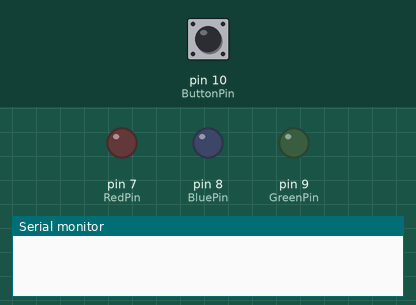
Simulated run of this sketch. Board: Arduino Uno, built with avr-gcc and run on an emulated ATmega328P. Shown: output pins drawn as LEDs (lit = HIGH), the last lines printed to the serial monitor. Dashed ring = blinking. The inputs (shaded band) are chosen by the test bench; at power-on: pin 10 (ButtonPin) LOW.

Above: at 1.2 s.
1.3 s: pin 10 (ButtonPin) pulled HIGH for 1 s
At 3.0 s:
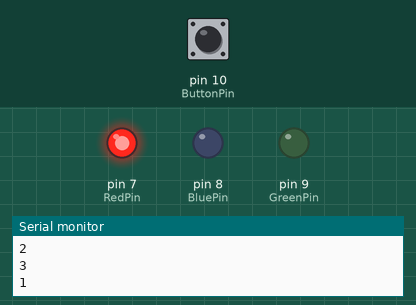
3.8 s: pin 10 (ButtonPin) pulled HIGH for 0.15 s
At 4.8 s:
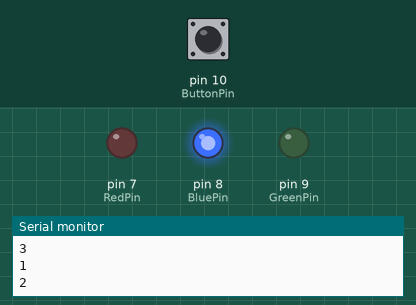
5.4 s: pin 10 (ButtonPin) pulled HIGH for 3.2 s
At 8.7 s:
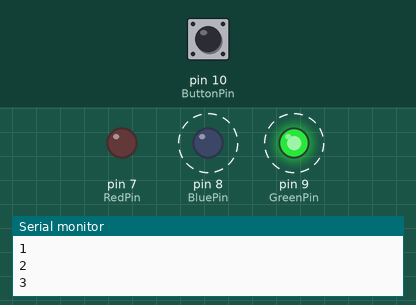
Timing chart, 0 to 10.2 s (numbered marks = the images above; inputs shaded):
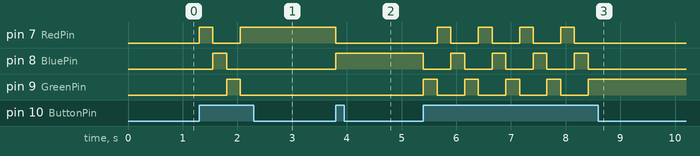

Measured:
- after the input at 1.3 s, pin 7 (RedPin): LOW → HIGH at once, → LOW 0.25 s later, → HIGH 0.50 s later; pin 8 (BluePin): LOW → HIGH after 0.25 s, → LOW 0.25 s later; pin 9 (GreenPin): LOW → HIGH after 0.50 s, → LOW 0.25 s later
- after the input at 3.8 s, pin 7 (RedPin): HIGH → LOW at once; pin 8 (BluePin): LOW → HIGH at once
- after the input at 5.4 s, pin 7 (RedPin): alternates HIGH for 0.25 s and LOW for 0.50 s, 8 changes in all, then stays LOW, starting after 0.25 s; pin 8 (BluePin): alternates HIGH for 0.25 s and LOW for 0.50 s, 9 changes in all, then stays LOW, starting at once

The sketch:

simpleButton.ino
```cpp
#define RedPin 7
#define BluePin 8
#define GreenPin 9
#define ButtonPin 10

int buttonState = 0;
int buttonCount = 0;
int timeSinceButton = 0;

void setup()
{
  buttonState = 0;
  buttonCount = 0;
  pinMode(RedPin, OUTPUT);
  pinMode(BluePin, OUTPUT);
  pinMode(GreenPin, OUTPUT);
  pinMode(ButtonPin, INPUT);

  digitalWrite(RedPin, LOW);
  digitalWrite(BluePin, LOW);
  digitalWrite(GreenPin, LOW);

  // start serial
  Serial.begin(9600);

}

// looks for an xbee that just joined the network and starts sending to the last one that joined
void loop()
{
  //buttonState = digitalRead(ButtonPin);
  if (digitalRead(ButtonPin) && (millis() - timeSinceButton) > 250)
  {
    //delay(250);
    buttonState = 1;
    timeSinceButton = millis();
    buttonCount++;
    Serial.println(buttonCount);
    if(buttonCount==1)
    {
      digitalWrite(RedPin, HIGH);
      digitalWrite(BluePin, LOW);
      digitalWrite(GreenPin, LOW);
    }
    else if(buttonCount == 2)
    {
      digitalWrite(BluePin, HIGH);
      digitalWrite(RedPin, LOW);
      digitalWrite(GreenPin, LOW);
    }
    else if(buttonCount == 3)
    {
      digitalWrite(GreenPin, HIGH);
      digitalWrite(RedPin, LOW);
      digitalWrite(BluePin, LOW);
      buttonCount=0;
    }

  } else{
    buttonState = 0;
  }


}
```
